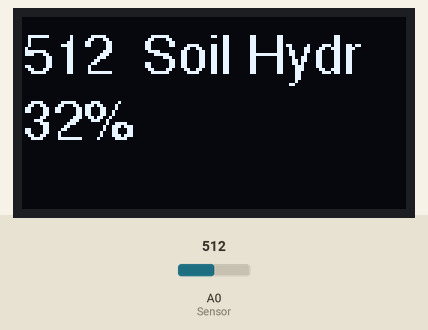
This sketch was run on a simulated Arduino Uno, built with avr-gcc and run on an emulated ATmega328P. On the bench: 128×64 one-colour display. Inputs (shaded band) come from the test bench; at power-on: A0 (Sensor) = 512.

Above: at 3.2 s.
3.3 s: A0 (Sensor) set to 548
At 5.1 s:
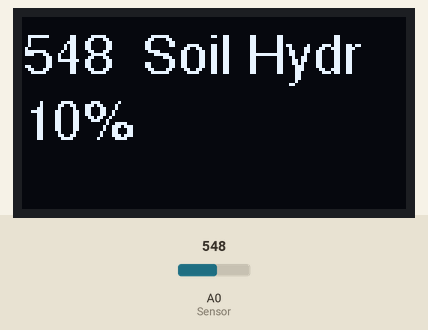
5.4 s: A0 (Sensor) set to 565
At 7.2 s:
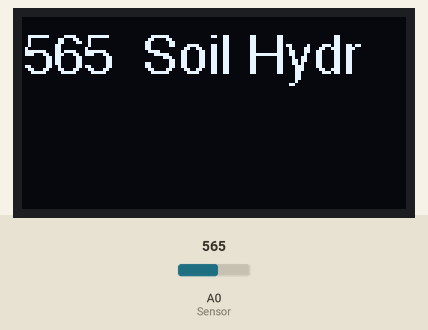
7.5 s: A0 (Sensor) set to 716
At 8.4 s:
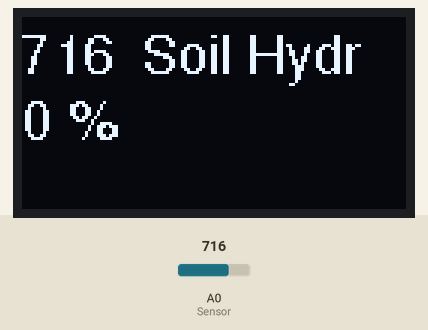
Timing chart, 0 to 10.5 s (numbered marks = the images above; inputs shaded):
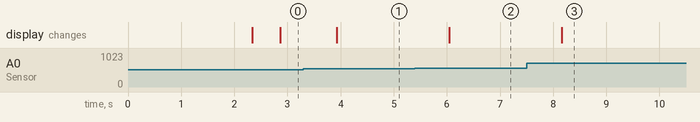

Measured:
- the behaviour switches between 564 and 565 on A0 (Sensor) (found by bisection; images 1 and 2)
- after the input at 3.3 s, the display: changes after 0.63 s (image 1)
- after the input at 5.4 s, the display: changes after 0.64 s (image 2)
- after the input at 7.5 s, the display: changes after 0.66 s (image 3)

The sketch:

soilsensortooled.ino
```cpp
/*********
Liam Plybon
PinA0 -> AOut
PinA4 -> SDA
PinA5 -> SCL
PinGND -> GND
Pin5v -> Screen VCC
Pin3.3v -> Probe VCC
Serial Output as backup
*********/

#include <Wire.h>
#include <Adafruit_GFX.h>
#include <Adafruit_SSD1306.h>
#include <Fonts/FreeSans9pt7b.h >
#include <Fonts/FreeSans12pt7b.h >

#define SCREEN_WIDTH 128 // OLED display width, in pixels
#define SCREEN_HEIGHT 64 // OLED display height, in pixels

// Declaration for an SSD1306 display connected to I2C (SDA, SCL pins)
Adafruit_SSD1306 display(SCREEN_WIDTH, SCREEN_HEIGHT, &Wire, -1);

const int AirValue = 566;   //you need to replace this value with Value_1
const int WaterValue = 400;  //you need to replace this value with Value_2
int soilMoistureValue = 0;
int soilmoisturepercent=0;

void setup() {
  Serial.begin(115200);

  if(!display.begin(SSD1306_SWITCHCAPVCC, 0x3C)) { // Address 0x3D for 128x64
    Serial.println(F("SSD1306 allocation failed"));
    for(;;);
  }
  delay(2000);
  display.clearDisplay();

  display.setTextSize(1);
  display.setTextColor(WHITE);
  display.setCursor(0, 10);
  // Display static text
  display.setFont(&FreeSans12pt7b);
  //display.println("Hello, world!");
  display.setFont(&FreeSans9pt7b);
  //display.println("Howdy, partner!");

  display.display();
}

void loop() {
soilMoistureValue = analogRead(A0);  //put Sensor insert into soil
display.println(soilMoistureValue);
soilmoisturepercent = map(soilMoistureValue, AirValue, WaterValue, 0, 100);
if(soilmoisturepercent > 100)
{
  display.println("100 %");
}
else if(soilmoisturepercent <0)
{
  display.println("0 %");
}
else if(soilmoisturepercent >0 && soilmoisturepercent < 100)
{
  display.print(soilmoisturepercent);
  display.println("%");
}
  delay(250);
  display.setCursor(40,18);
  display.print("Soil Hydr");
  display.display();
  delay(250);
  display.setCursor(0,18);
  display.clearDisplay();
}
```
